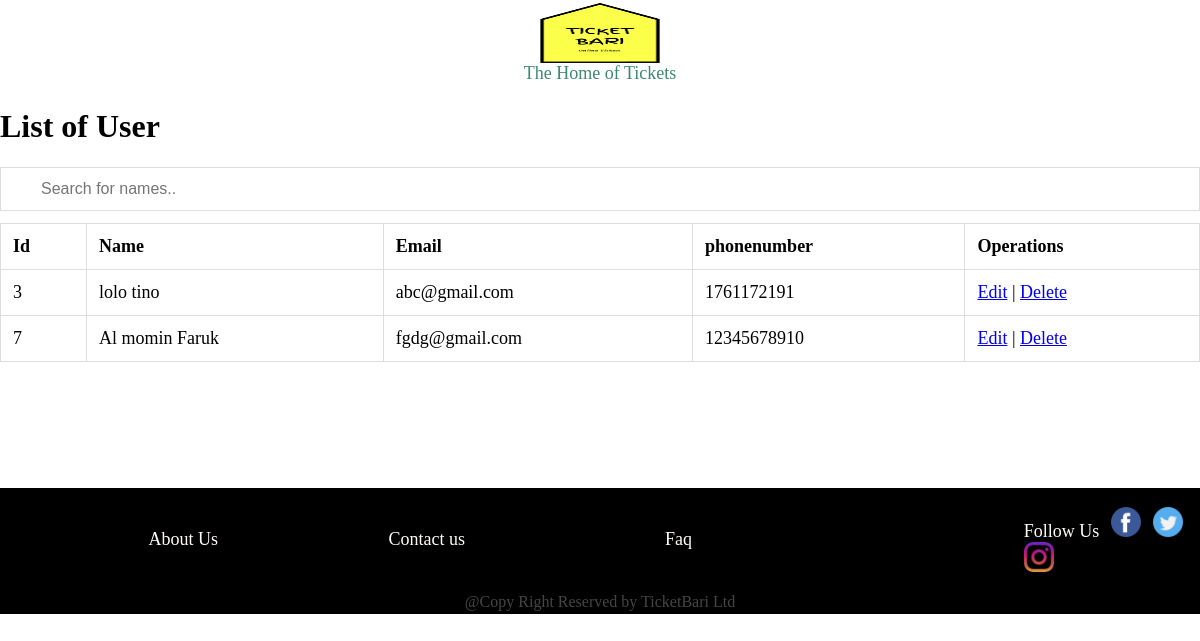
Page /adminhome/showusers.php on the committed database.
### tables this page shows
CREATE TABLE `signup` (
  `id` int(11) NOT NULL,
  `fullname` varchar(255) NOT NULL,
  `email` varchar(255) NOT NULL,
  `phonenumber` varchar(16) NOT NULL,
  `address` text NOT NULL,
  `city` text NOT NULL,
  `gender` varchar(10) DEFAULT NULL,
  `salary` varchar(20) DEFAULT NULL,
  `filename` varchar(500) DEFAULT NULL
);

### adminhome/db.php (called while the page is built)
<?php
$serverName="localhost";
$username="root";
$password="";
$databaseName="project";
function executeNonQuery($query){
global $serverName,$username,$password,$databaseName;
$result=false;
$connection=mysqli_connect($serverName,$username,$password,$databaseName);
if($connection){
    $result=mysqli_query($connection,$query);
}
return $result;
}
function executeQuery($query){
    return executeNonQuery($query);
}
?>

### adminhome/dataaccess.php (called while the page is built, shortened)
<?php
include_once("db.php");
function getAllUser(){
    $query="SELECT * FROM signup";
    $result=executeQuery($query);
    $userList=array();
    if($result){
       for ($i=0; $row =mysqli_fetch_assoc($result) ; $i++) {
           $userList[$i]=$row;
       }
    }
    return $userList;
}
?>

### adminhome/service.php (called while the page is built, shortened)
<?php
include_once("dataaccess.php");
function loadAllUser(){
    return getAllUser();
}
?>

### adminhome/showusers.php (the view, shortened to what this page needs)
 <html>
 <head>
     <link rel="stylesheet" type="text/css" href="../adminhome/style.css">
 </head>
 <body>
   <table width="100%" bgcolor="white">
     <tr>
       <td align="center"><a href="../home/index.php"><img src="../images/image/ticketbari.png" alt="logo" height="60px" width="120px"> </a><br>
         <font color="#3C896D" size="4">
           <marquee direction="right">The Home of Tickets</marquee>
       </td>
     </tr>
   </table>
<?php
include_once("service.php");
    $userList=loadAllUser();
?>
<!DOCTYPE html>
<html lang="en">
<head>
</head>
<body>
</body>
</html>
<body>
    <h1>List of User</h1>
    <input type="text" id="myInput" onkeyup="myFunction()" placeholder="Search for names.." title="Type in a name">
    <div>
      <table id="myTable" border="1">
          <tr>
              <th>Id</th>
              <th>Name</th>
              <th>Email</th>
              <th>phonenumber</th>
              <th>Operations</th>
          </tr>
          <?php
              foreach ($userList as $user) {
                  echo
                  "<tr>
                      <td>$user[id]</td>
                      <td>$user[fullname]</td>
                      <td>$user[email]</td>
                      <td>$user[phonenumber]</td>
                      <td><a href='edit.php?id=$user[id]'>Edit</a> | <a href='delete.php?id=$user[id]'>Delete</a></td>
                  </tr>
                  ";
              }
          ?>
      </table>
    </div>
    <br><br><br><br><br><br><br>
    <?php require_once("../footer/index.php"); ?>
</body>
</html>

### footer/index.php (shortened to what this page needs)
<?php
echo '
    <table width="100%" bgcolor="black">
      <tr>
        <td width="10%"></td>
        <td width="30px" height="100px"><a id="about" href="../about/index.php"><font color="#FFFCF9" size="4">About Us</font></a> </td>
        <td width="30px"> <a id="contact" href="../contactus/index.php"><font color="#FFFCF9" size="4">Contact us</font></a></td>
        <td width="30px"><a id="faq" href="../faq/index.php"><font color="#FFFCF9" size="4">Faq</font></a> </td>
         <td width="10%"></td>
         <td width="30px"><font color="#FFFCF9" size="4">Follow Us</font>
         &nbsp;&nbsp;<a href="https://www.facebook.com/jhon.derby.35"><img src="../images/image/facebook.png" alt=""  height="30x" width="30px"></a>
       &nbsp;&nbsp;<a href="https://www.twitter.com"><img src="../images/image/twitter.png" alt=""  height="30x" width="30px"></a>
     &nbsp;&nbsp;<a href="https://www.instagram.com"><img src="../images/image/instagram.png" alt=""  height="30x" width="30px"></a></td>
        </tr>
        <tr>
          <td colspan="6" align="center">
           <font color="#454545" size="3">@Copy Right Reserved by TicketBari Ltd </font>
         </td>
        </tr>';
 ?>

### adminhome/style.css (style rules this page uses)
body { margin: 0; border: 0; }

### adminhome/showusers.php (style rules this page uses)
* { box-sizing: border-box; }
#myInput { background-image: url('/css/searchicon.png'); background-position: 10px 10px; background-repeat: no-repeat; width: 100%; font-size: 16px; padding: 12px 20px 12px 40px; border: 1px solid #ddd; margin-bottom: 12px; }
#myTable { border-collapse: collapse; width: 100%; border: 1px solid #ddd; font-size: 18px; }
#myTable th, #myTable td { text-align: left; padding: 12px; }
#myTable tr { border-bottom: 1px solid #ddd; }

### rows in the picture
signup: id "3", fullname "lolo tino", email "abc@gmail.com", phonenumber "1761172191"
signup: id "7", fullname "Al momin Faruk", email "fgdg@gmail.com", phonenumber "12345678910"
